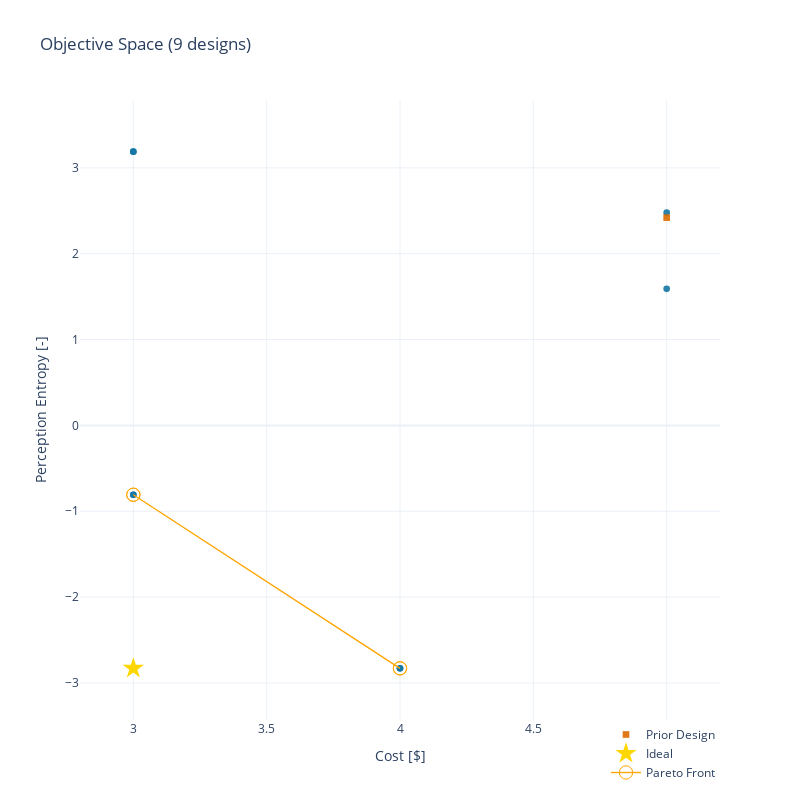

Notebook source saved alongside this figure:
### Markdown cell above
## Plot the tradespace

Conveniently you can do this without the Problem definition, assuming you used the standard problem definition.

### Code cell
g4r_problem.plot_tradespace(df)

### Figure 1 — Plotly figure (JSON) as saved in the notebook; plotly's stock layout.template omitted (floating-point values rounded to 4 significant figures)
{"data": [{"customdata": [["Design 1"], ["Design 2"], ["Design 3"], ["Design 4"], ["Design 5"], ["Design 6"], ["Design 7"], ["Design 8"]], "hovertemplate": "%{customdata[0]}<br>Cost [$]: %{x:.2f}<br>Perception Entropy [-]: %{y:.2f} ", "hovertext": ["Design 1", "Design 2", "Design 3", "Design 4", "Design 5", "Design 6", "Design 7", "Design 8"], "legendgroup": "", "marker": {"color": "#1276a4", "opacity": 0.9, "size": 6.667, "symbol": "circle"}, "mode": "markers", "name": "", "orientation": "v", "showlegend": false, "type": "scatter", "x": [3, 3, 5, 4, 3, 4, 3, 5], "xaxis": "x", "y": [-0.8079, 3.188, 2.478, -2.83, -0.8079, -2.83, 3.188, 1.59], "yaxis": "y"}, {"customdata": ["Name"], "hoverinfo": "text", "hovertemplate": "%{customdata[0]}<br>Cost [$]: %{x:.2f}<br>Perception Entropy [-]: %{y:.2f} ", "marker": {"color": "#dd6b00", "size": 6.667, "symbol": "square"}, "mode": "markers", "name": "Prior Design", "opacity": 0.9, "text": ["Prior Design"], "type": "scatter", "x": [5], "y": [2.42]}, {"hoverinfo": "none", "marker": {"color": "gold", "size": 16, "symbol": "star"}, "mode": "markers", "name": "Ideal", "type": "scatter", "x": [3], "y": [-2.83]}, {"hoverinfo": "none", "line": {"color": "orange", "width": 1.333}, "marker": {"color": "orange", "size": 13.33, "symbol": "circle-open"}, "mode": "lines+markers", "name": "Pareto Front", "type": "scatter", "x": [3, 4, 3, 4], "y": [-0.8079, -2.83, -0.8079, -2.83]}], "layout": {"clickmode": "event+select", "height": 800, "hovermode": "closest", "legend": {"tracegroupgap": 0, "x": 1, "xanchor": "right", "y": 0, "yanchor": "top"}, "title": {"text": "Objective Space (9 designs)"}, "width": 800, "xaxis": {"anchor": "y", "domain": [0, 1], "range": [2.8, 5.2], "title": {"text": "Cost [$]"}}, "yaxis": {"anchor": "x", "domain": [0, 1], "range": [-3.432, 3.79], "title": {"text": "Perception Entropy [-]"}}}}
